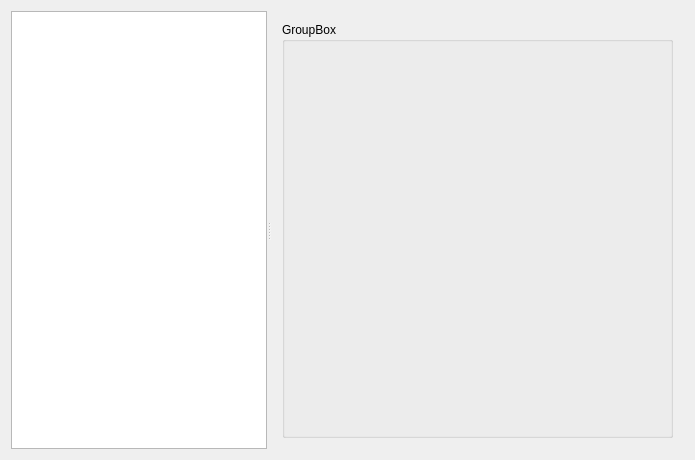
<?xml version="1.0" encoding="UTF-8"?>
<ui version="4.0">
 <class>PreferencesWindowClass</class>
 <widget class="QWidget" name="PreferencesWindowClass">
  <property name="geometry">
   <rect>
    <x>0</x>
    <y>0</y>
    <width>695</width>
    <height>460</height>
   </rect>
  </property>
  <property name="windowTitle">
   <string>PreferencesWindow</string>
  </property>
  <layout class="QGridLayout" name="gridLayout">
   <item row="0" column="0">
    <widget class="QSplitter" name="splitter">
     <property name="orientation">
      <enum>Qt::Horizontal</enum>
     </property>
     <widget class="QTreeWidget" name="treeWidget">
      <property name="sizePolicy">
       <sizepolicy hsizetype="Preferred" vsizetype="Expanding">
        <horstretch>0</horstretch>
        <verstretch>0</verstretch>
       </sizepolicy>
      </property>
      <attribute name="headerVisible">
       <bool>false</bool>
      </attribute>
      <attribute name="headerVisible">
       <bool>false</bool>
      </attribute>
      <column>
       <property name="text">
        <string>Items</string>
       </property>
      </column>
     </widget>
     <widget class="QStackedWidget" name="stackedWidget">
      <property name="sizePolicy">
       <sizepolicy hsizetype="Expanding" vsizetype="Expanding">
        <horstretch>1</horstretch>
        <verstretch>0</verstretch>
       </sizepolicy>
      </property>
      <widget class="QWidget" name="page">
       <property name="sizePolicy">
        <sizepolicy hsizetype="Expanding" vsizetype="Expanding">
         <horstretch>0</horstretch>
         <verstretch>0</verstretch>
        </sizepolicy>
       </property>
       <layout class="QGridLayout" name="gridLayout_2">
        <item row="0" column="0">
         <widget class="QGroupBox" name="groupBox">
          <property name="sizePolicy">
           <sizepolicy hsizetype="Expanding" vsizetype="Expanding">
            <horstretch>0</horstretch>
            <verstretch>0</verstretch>
           </sizepolicy>
          </property>
          <property name="title">
           <string>GroupBox</string>
          </property>
         </widget>
        </item>
       </layout>
      </widget>
      <widget class="QWidget" name="page_2">
       <property name="sizePolicy">
        <sizepolicy hsizetype="Expanding" vsizetype="Expanding">
         <horstretch>0</horstretch>
         <verstretch>0</verstretch>
        </sizepolicy>
       </property>
      </widget>
     </widget>
    </widget>
   </item>
  </layout>
 </widget>
 <layoutdefault spacing="6" margin="11"/>
 <resources/>
 <connections/>
</ui>
